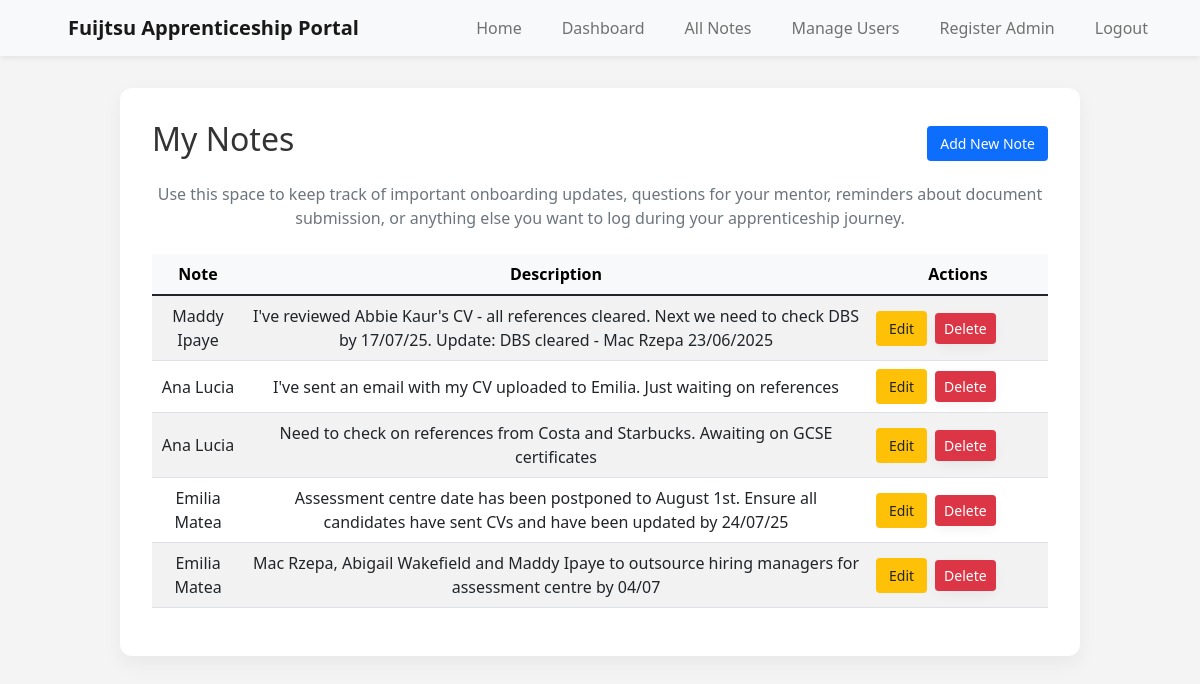
The page /notes (signed in) on the database its author committed.
### simple_app/models.py (models this page shows)
class Asset(db.Model):
    __tablename__ = 'assets'
    id = db.Column(db.Integer, primary_key=True) # Unique identifier for assets
    name = db.Column(db.String(100), nullable=False) # Asset name
    description = db.Column(db.String(255), nullable=False) # Asset description
    owner_id = db.Column(db.Integer, db.ForeignKey('users.id'), nullable=False) # Foreign key linking to User
    owner = db.relationship('User', backref='assets')

### simple_app/routes.py (the view)
@main.route('/notes')
def view_notes():
    if not session.get('user_id'):
        return redirect(url_for('main.login'))
    if session.get('user_role') == 'Admin':
        notes = Asset.query.all()
    else:
        notes = Asset.query.filter_by(owner_id=session.get('user_id')).all()
    return render_template('view_notes.html', notes=notes)

### simple_app/templates/view_notes.html (shortened to what this page needs)
{% extends "base.html" %}
{% block content %}
<div class="landing-container">
  <div class="d-flex justify-content-between align-items-center mb-3">
    <h2>My Notes</h2>
    <a href="{{ url_for('main.add_note') }}" class="btn btn-primary">Add New Note</a>
  </div>
  <p class="text-muted">Use this space to keep track of important onboarding updates, questions for your mentor, reminders about document submission, or anything else you want to log during your apprenticeship journey.</p>
  {% if notes %}
  <div class="table-responsive mt-4">
    <table class="table table-striped table-hover align-middle">
      <thead class="table-light">
        <tr>
          <th>Note</th>
          <th>Description</th>
          <th style="width: 180px;">Actions</th>
        </tr>
      </thead>
      <tbody>
        {% for note in notes %}
        <tr>
          <td>{{ note.name }}</td>
          <td>{{ note.description }}</td>
          <td>
                    <div class="d-flex align-items-center gap-2">
                        <a href="{{ url_for('main.edit_note', note_id=note.id) }}" class="btn btn-sm btn-warning">Edit</a>
                        <form action="{{ url_for('main.delete_note', note_id=note.id) }}" method="POST" class="m-0 p-0" onsubmit="return confirm('Are you sure you want to delete this note?');">
                            <button type="submit" class="btn btn-sm btn-danger">Delete</button>
              </form>
            </div>
          </td>
        </tr>
        {% endfor %}
      </tbody>
    </table>
  </div>
  {% else %}
  <p>You haven’t created any notes yet.</p>
  {% endif %}
</div>
{% endblock %}

### simple_app/static/style.css (style rules this page uses)
body { margin: 0; padding: 0; background-color: #f4f4f4 !important; font-family: 'Segoe UI', Tahoma, Geneva, Verdana, sans-serif; color: #333; }
.landing-container { max-width: 960px; margin: 2rem auto; padding: 2rem; background: white; border-radius: 12px; box-shadow: 0 8px 20px rgba(0, 0, 0, 0.05); text-align: center; }
form { max-width: 600px; margin: 2rem auto; padding: 2rem; background: #fff; border-radius: 10px; box-shadow: 0 4px 12px rgba(0, 0, 0, 0.05); }
form button { background-color: #ba0c2f; color: #fff; border: none; padding: 0.7rem 1.5rem; border-radius: 6px; cursor: pointer; font-weight: bold; }
a.btn { display: inline-block !important; padding: 0.375rem 0.75rem; font-size: 0.875rem; font-weight: 500; line-height: 1.5; text-align: center; white-space: nowrap; vertical-align: middle; border: 1px solid transparent; border-radius: 0.25rem; transition: background-color 0.15s ease-in-out; }
a.btn-warning { background-color: #ffc107; color: #212529; }

### simple_app/templates/base.html (style rules this page uses)
body { background-color: #f8f9fa; }

### rows shown on the page
Asset: name "Maddy Ipaye", description "I've reviewed Abbie Kaur's CV - all references cleared. Next we need to check DBS by 17/07/25. Update: DBS cleared - Mac Rzepa 23/06/2025"
Asset: name "Ana Lucia", description "I've sent an email with my CV uploaded to Emilia. Just waiting on references"
Asset: name "Ana Lucia", description "Need to check on references from Costa and Starbucks. Awaiting on GCSE certificates"
Asset: name "Emilia Matea", description "Assessment centre date has been postponed to August 1st. Ensure all candidates have sent CVs and have been updated by 24/07/25"
Asset: name "Emilia Matea", description "Mac Rzepa, Abigail Wakefield and Maddy Ipaye to outsource hiring managers for assessment centre by 04/07"
